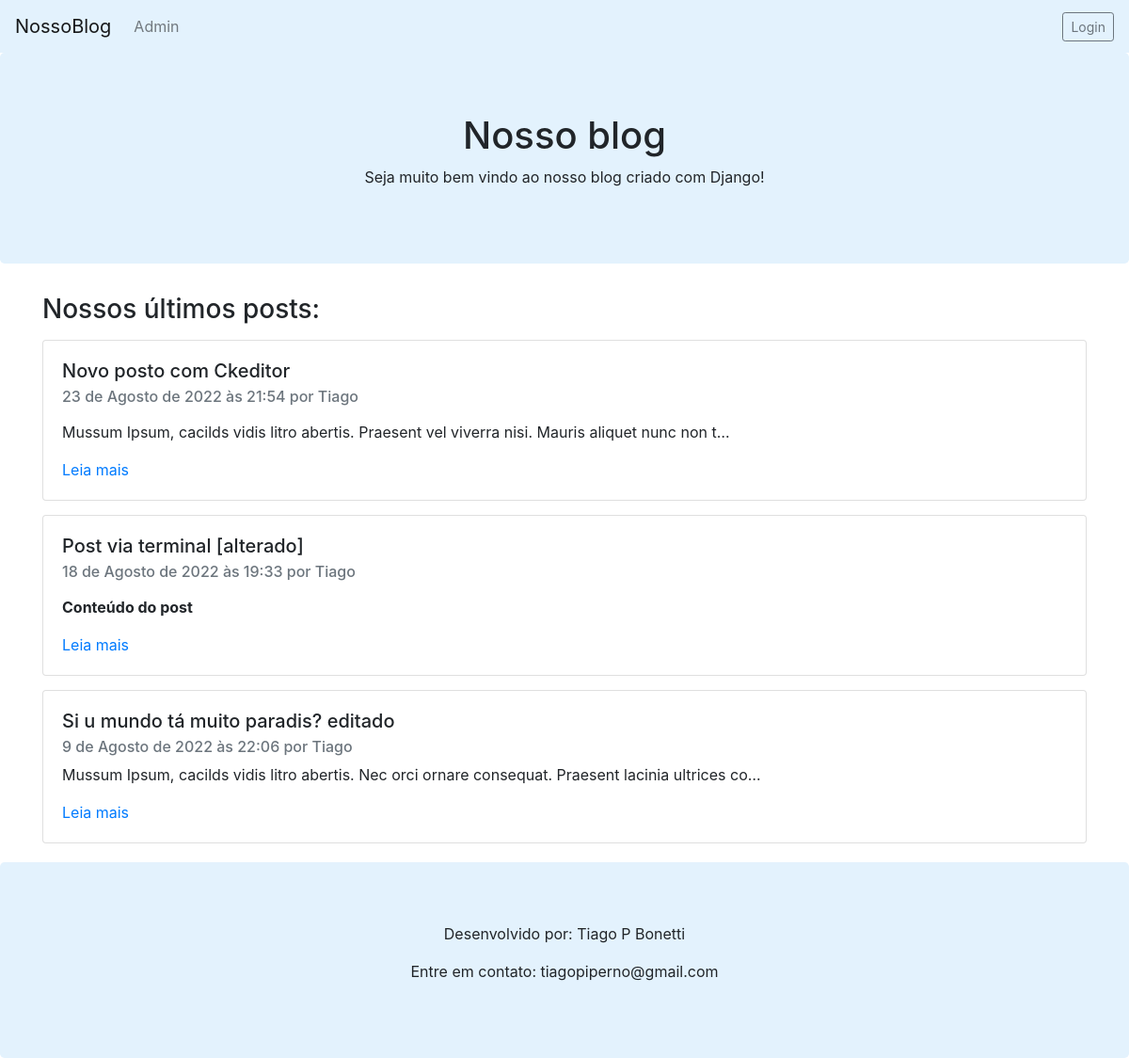
Before: / with the older database file.
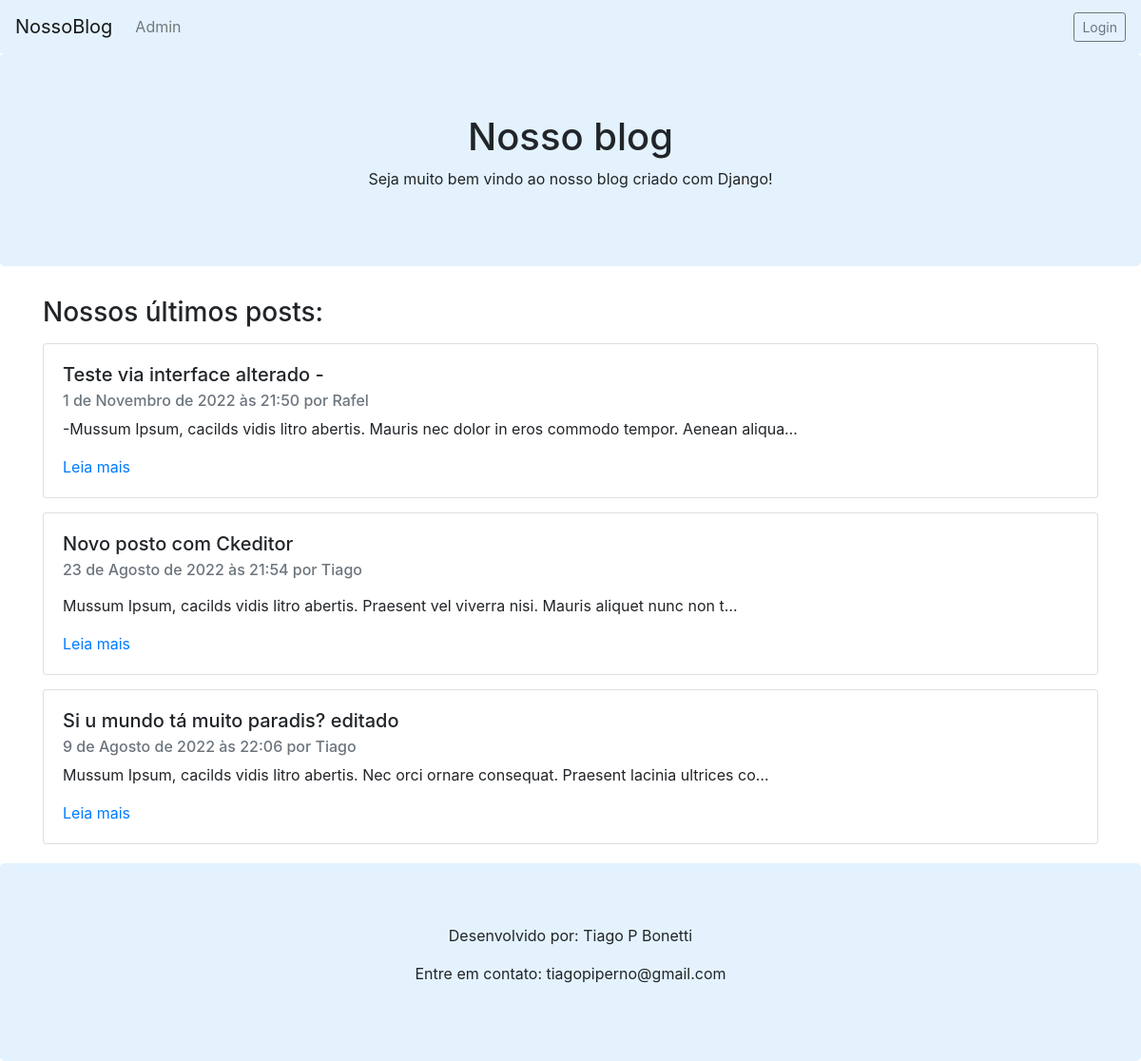
After: the same page with the newer database file.
### blog/models.py (models this page shows, shortened)
class Post(models.Model):
    titulo = models.CharField(max_length=300)
    autor = models.ForeignKey(User, on_delete=models.CASCADE)
    conteudo = RichTextField()
    data = models.DateTimeField(default=timezone.now)
    class Meta:
        ordering = ['-data']
        verbose_name = 'Post'
        verbose_name_plural = 'Posts'

### blog/views.py (the view)
# urls.py: path('', views.post_list.as_view(), name='home'),
class post_list(generic.ListView):
    model = Post
    template_name = 'blog/home.html'
    def get_queryset(self):
        return Post.objects.all().order_by('-data')[:3]

### blog/templates/blog/home.html (shortened to what this page needs)
{% extends 'blog/base.html' %}
{% block content %}
<div class="container">
  <h3>Nossos últimos posts:</h3>
  {% for post in post_list %}
  <div class="card">
      <div class="card-body">
        <h5 class="card-title">{{ post.titulo }}</h5>
        <h6 class="card-subtitle mb-2 text-muted">{{ post.data }} por {{ post.autor.first_name }}</h6>
        <p class="card-text">{{ post.conteudo|safe|truncatechars:100 }}</p>
        <a href="{% url 'post-detalhe' post.pk %}" class="card-link">Leia mais</a>
      </div>
  </div>
  {% endfor %}
</div>
{% endblock content %}

### blog/templates/blog/base.html (shortened to what this page needs)
{% load static %}
<!DOCTYPE html>
<html lang="en">
<head>
    <link rel="stylesheet" href="https://maxcdn.bootstrapcdn.com/bootstrap/4.5.2/css/bootstrap.min.css">
</head>
<body>
    <nav class="navbar navbar-expand-lg navbar-light fundoAzul">
        <a class="navbar-brand" href="{% url 'home' %}">NossoBlog</a>
        <div class="collapse navbar-collapse" id="navbarNav">
          <ul class="navbar-nav">
            <li class="nav-item">
              <a class="nav-link" href="{% url 'admin:index' %}">Admin</a>
            </li>
          </ul>
        </div>
        <ul class="nav justify-content-end">
          <li class="nav-item">
            {% if user.is_authenticated %}
              Usuário: {{ user.get_username }}   &nbsp;&nbsp;
              <a class="btn btn-sm btn-outline-secondary" href="{% url 'post-new'%}">Novo Post</a> &nbsp;&nbsp;
              <a class="btn btn-sm btn-outline-secondary" href="{% url 'logout'%}?next={{request.path}}">Logout</a>
            {% else %}
              <a class="btn btn-sm btn-outline-secondary" href="{% url 'login'%}?next={{request.path}}">Login</a>
            {% endif %}
          </li>
        </ul>
      </nav>
    <div class="jumbotron text-center fundoAzul" >
        <h1>Nosso blog</h1>
        <p>Seja muito bem vindo ao nosso blog criado com Django!</p>
    </div>
    {% block content %}
    {% endblock content %}
    <div class="jumbotron text-center fundoAzul" style="margin-bottom:0; margin-top: 20px;">
        <p>Desenvolvido por: Tiago P Bonetti</p>
        <p>Entre em contato: tiagopiperno@gmail.com</p>
    </div>
</body>
</html>

### blog/templates/blog/base.html (style rules this page uses)
.card { margin: 15px 0px; }
.fundoAzul { background-color: #e3f2fd; }

Changed rows visible on the page:
removed Post: titulo "Post via terminal [alterado]", data "18 de Agosto de 2022 às 19:33", autor.first_name "Tiago", conteudo "Conteúdo do post"
added Post: titulo "Teste via interface alterado -", data "1 de Novembro de 2022 às 21:50", autor.first_name "Rafel", conteudo "-Mussum Ipsum, cacilds vidis litro abertis. Mauris nec dolor in eros commodo tempor. Aenean aliqua…"
